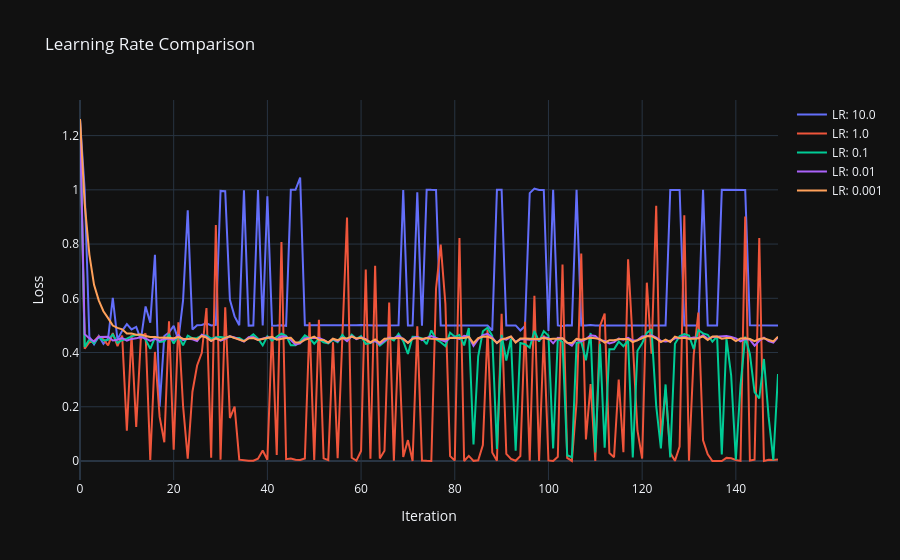

Here is the notebook cell this chart was saved with:
### Code cell
fig = go.Figure()
for lr, loss_history in results_learning_rates.items():
    fig.add_trace(go.Scatter(y=loss_history[::400], name=f"LR: {lr}"))

fig.update_layout(
    title="Learning Rate Comparison", xaxis_title="Iteration", yaxis_title="Loss"
)
fig.show()

accuracy

### Figure 1 — Plotly figure (JSON) as saved in the notebook; plotly's stock layout.template omitted (floating-point values rounded to 4 significant figures; data arrays with more than 128 entries replaced by an {"elided": "..."} marker saying what was removed)
{"data": [{"name": "LR: 10.0", "type": "scatter", "y": {"elided": "150 float values"}}, {"name": "LR: 1.0", "type": "scatter", "y": {"elided": "150 float values"}}, {"name": "LR: 0.1", "type": "scatter", "y": {"elided": "150 float values"}}, {"name": "LR: 0.01", "type": "scatter", "y": {"elided": "150 float values"}}, {"name": "LR: 0.001", "type": "scatter", "y": {"elided": "150 float values"}}], "layout": {"title": {"text": "Learning Rate Comparison"}, "xaxis": {"title": {"text": "Iteration"}}, "yaxis": {"title": {"text": "Loss"}}}}
